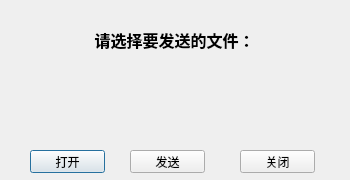
<?xml version="1.0" encoding="UTF-8"?>
<ui version="4.0">
 <class>TcpServer</class>
 <widget class="QDialog" name="TcpServer">
  <property name="geometry">
   <rect>
    <x>0</x>
    <y>0</y>
    <width>350</width>
    <height>180</height>
   </rect>
  </property>
  <property name="windowTitle">
   <string>发送端</string>
  </property>
  <widget class="QLabel" name="serverStatuslabel">
   <property name="geometry">
    <rect>
     <x>19</x>
     <y>9</y>
     <width>311</width>
     <height>61</height>
    </rect>
   </property>
   <property name="font">
    <font>
     <family>Agency FB</family>
     <pointsize>12</pointsize>
     <weight>75</weight>
     <bold>true</bold>
    </font>
   </property>
   <property name="text">
    <string>请选择要发送的文件：</string>
   </property>
   <property name="alignment">
    <set>Qt::AlignCenter</set>
   </property>
  </widget>
  <widget class="QPushButton" name="serverOpenBtn">
   <property name="geometry">
    <rect>
     <x>30</x>
     <y>150</y>
     <width>75</width>
     <height>23</height>
    </rect>
   </property>
   <property name="text">
    <string>打开</string>
   </property>
  </widget>
  <widget class="QPushButton" name="serverSendBtn">
   <property name="geometry">
    <rect>
     <x>130</x>
     <y>150</y>
     <width>75</width>
     <height>23</height>
    </rect>
   </property>
   <property name="text">
    <string>发送</string>
   </property>
  </widget>
  <widget class="QPushButton" name="serverCloseBtn">
   <property name="geometry">
    <rect>
     <x>240</x>
     <y>150</y>
     <width>75</width>
     <height>23</height>
    </rect>
   </property>
   <property name="text">
    <string>关闭</string>
   </property>
  </widget>
 </widget>
 <resources/>
 <connections/>
</ui>
